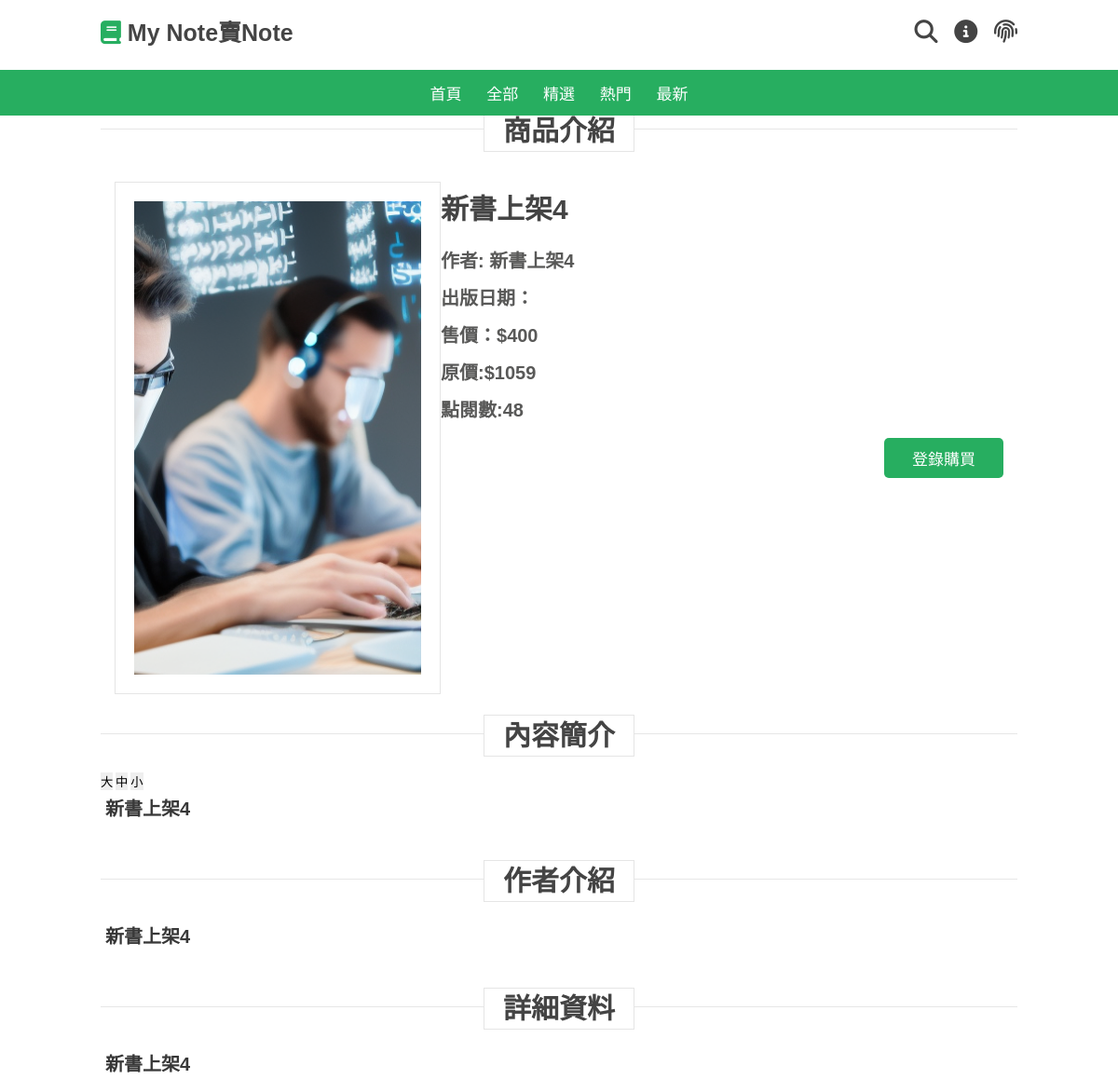
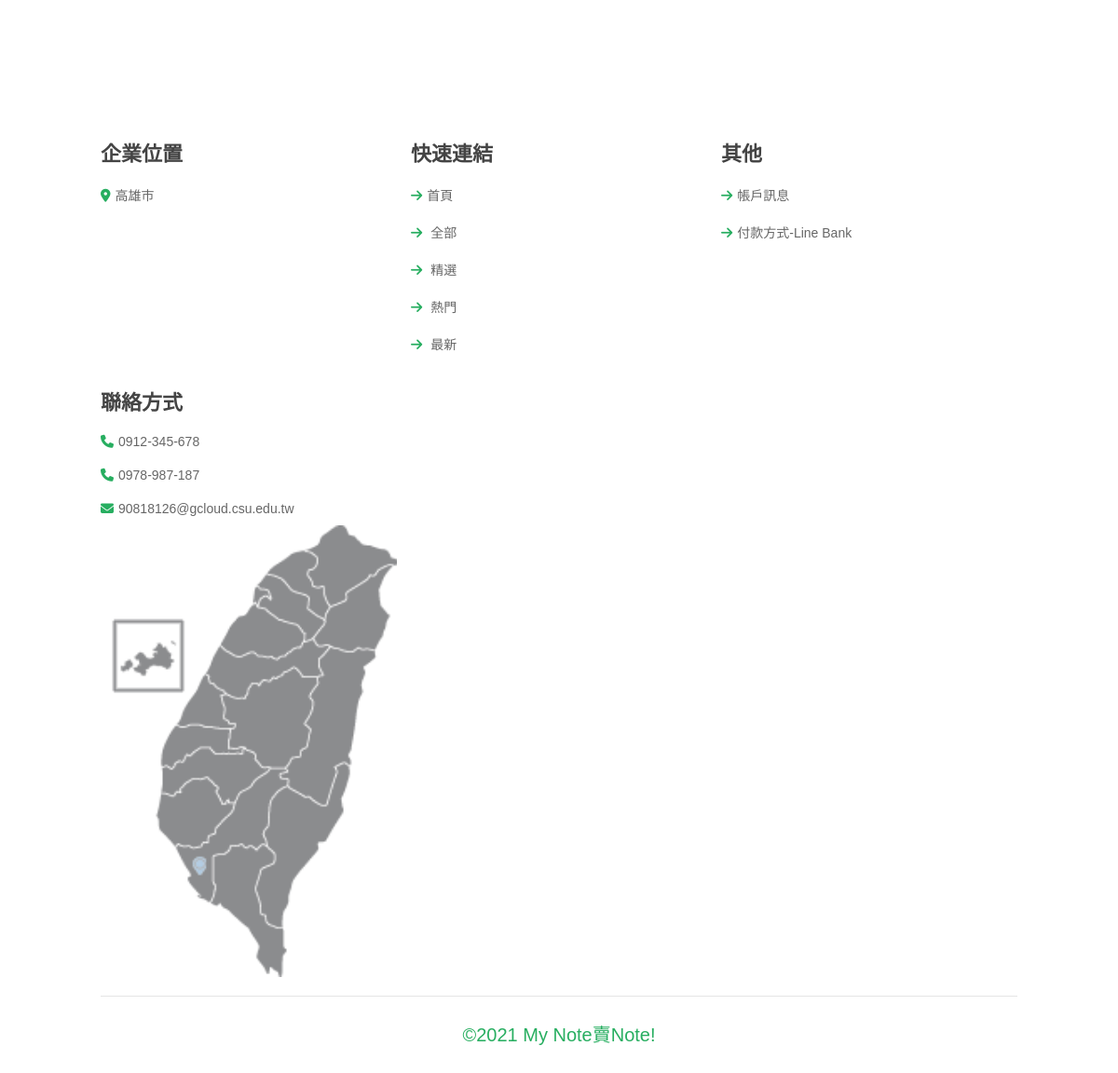
The app's page /detail/14/ with its own data (2 pictures, top to bottom).
### indexapp/models.py (models this page shows, shortened)
class ProductModel(models.Model):
    GENRE_CHOICES = (
        ('最新', '最新'),
        ('精選', '精選'),
        ('普通', '普通'),
        ('其他', '其他'),
    )
    catego = models.CharField('類別', default='最新', choices=GENRE_CHOICES, max_length=5)
    pname =  models.CharField('名稱', max_length=20, null = False, blank = False)
    pauthor =  models.CharField('筆者',max_length=10, null = False, blank = False)
    add_date = models.DateTimeField('最後翻閱日期', auto_now = True)
    mod_date =  models.DateTimeField('保存日期',default = timezone.now)
    pprice = models.IntegerField('特價',blank=True, null = True,)#售價
    special_offer = models.IntegerField('原價', null = True, blank = False)#原價
    pimages = models.ImageField('圖片',upload_to='image', blank=False, null=False)
    pdescription = models.TextField('詳細介紹',max_length=600,blank=False, null = False)
    Simple_pdescription = models.TextField('簡介',max_length=150,blank=False, null = False)
    pauthor_introduce = models.TextField('筆者簡介',max_length=300,blank=True, null = True)
    pdata = models.TextField('歸類',max_length=10,blank=True, null = True)
    pcreatepeople = models.CharField('新增者',max_length=20, blank = True, null = False)
    file_title = models.CharField('檔名',blank=False, max_length = 30, null = False)
    uploadedFile = models.FileField('檔案',blank=False, upload_to = "file", null = False)
    dateTimeOfUpload = models.DateTimeField('檔案日期',auto_now = True)
    press = models.IntegerField('點擊次數',default=0)
    enabled = models.BooleanField("啟用狀態", default=True)
    pcreatepeople_email = models.CharField('新增者郵箱',blank=False, max_length = 30, null = False, default=0)

### indexapp/views.py (the view, shortened to what this page needs)
# urls.py: path('detail/<int:productid>/', views.detail),
def detail(request, productid=None):  #商品詳細頁面
	if request.user.is_authenticated:
		name=request.user.username
	product = models.ProductModel.objects.get(id=productid)  #取得商品
	product.press += 1
	product.save()
	return render(request, "detail.html", locals())

### templates/detail.html (shortened to what this page needs)
{% extends "base.html" %}
{% load static %}
{% block content %}
<head>
    <link rel="stylesheet" type="text/css" href="{% static 'css/book_style.css' %}">
</head>
<section class="featured" id="featured" style="user-select:none;"><br><br><br><br><br><br>
    <h1 class="heading"> <span>商品介紹</span> </h1>
    <div class="swiper featured-slider">
            <div class="box">
                <div class="content">
                    <div class="imge">
                        <img class="cover-fit" src="/media/{{product.pimages}}" alt="">
                    </div>
                    <h3>{{product.pname}}</h3>
                    <br>
                    <h4>作者: {{product.pauthor}}</h4>
                    <h4>出版日期：{{product.pdate}}</h4>
                    <h4>售價：${{product.pprice}}</h4>
                    <h4>原價:${{product.special_offer}}</h4>
                    <h4>點閱數:{{product.press}}</h4>
                    {% if request.user.is_authenticated %}
                        <a id="buy-btn" class="btn" >立即購買</a><br>
                    {% else %}
                        <a id="buy-btn" class="btn" href="/login/">登錄購買</a><br>
                    {% endif %}
                </div>
            </div>
            <h1 class="heading"> <span>內容簡介</span> </h1>
            <p>
                <input id='fontSizeBig' value="大" type="button" />
                <input id='fontSizeMedium' value="中" type="button" />
                <input id='fontSizeSmall' value="小" type="button" />
            </p>
            <h5 id='fontSize_1'>
                {{product.pdescription}}
            </h5><br><br><br>
            <h1 class="heading"> <span>作者介紹</span> </h1>
            <h5 id='fontSize_2'>
                {{product.pauthor_introduce}}
            </h5><br><br><br>
            <h1 class="heading"> <span>詳細資料</span> </h1>
            <h5 id='fontSize_3'>
                {{product.pdata}}
            </h5><br><br><br>
    </div>
</section>
{% endblock %}

### static/css/book_style.css (style rules this page uses)
:root { --green:#27ae60; --dark-color:#219150; --black:#444; --light-color:#666; --border:.1rem solid rgba(0,0,0,.1); --border-hover:.1rem solid var(--black); --box-shadow:0 .5rem 1rem rgba(0,0,0,.1); }
* { font-family: 'Poppins', sans-serif; margin:0; padding:0; box-sizing: border-box; outline: none; border:none; text-decoration: none; text-transform: capitalize; transition:all .2s linear; }
html { font-size: 62.5%; overflow-x: hidden; scroll-padding-top: 5rem; scroll-behavior: smooth; }
section { padding:5rem 9%; }
.heading { text-align: center; margin-bottom: 2rem; position: relative; }
.heading::before { content: ''; position: absolute; top:50%; left:0; transform: translateY(-50%); width: 100%; height:.01rem; background: rgba(0,0,0,.1); z-index: -1; }
.heading span { font-size: 3rem; padding:.5rem 2rem; color:var(--black); background: #fff; border:var(--border); }
.btn { margin-top: 1rem; display:inline-block; padding:.9rem 3rem; border-radius: .5rem; color:#fff; background:var(--green); font-size: 1.7rem; cursor: pointer; font-weight: 500; }
.featured .featured-slider .box { margin:2rem 0; position: relative ; overflow: hidden; }
.featured .featured-slider .box .content .imge { width: 35rem; height: 55rem; padding:2rem; border:var(--border); float: left; overflow: hidden; }
.featured .featured-slider .box .content .imge .cover-fit { width: 100%; height: 100%; object-fit: cover; }
.featured .featured-slider .box .content .imge img { transition: .5s; }
.featured .featured-slider .box .content { background:#fff; padding:1.5rem; text-align:right; align-self: flex-end; }
.featured .featured-slider .box .content h3 { font-size: 3rem; color:var(--black); text-align: left; padding:0.5rem; }
.featured .featured-slider .box .content h4 { font-size: 2rem; color: #595958; text-align: left; line-height: 30px; padding:0.5rem; }
.featured .featured-slider h5 { font-size: 2rem; color: #383838; text-align: left; line-height: 30px; padding:0.5rem; }

### records on screen
ProductModel: pimages (picture), pname "新書上架4", pauthor "新書上架4", pprice "400", special_offer "1059", press "48", pdescription "新書上架4", pauthor_introduce "新書上架4", pdata "新書上架4"
